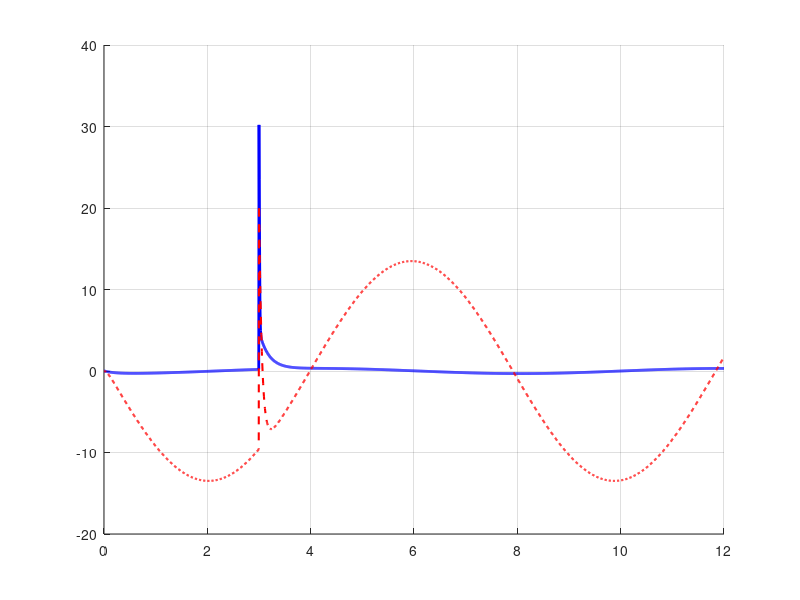

Reproduce this figure in MATLAB. (Note: this script raises an error after producing the figure.)
%% 阶跃响应速度误差收敛图
% 生成图6.5: 速度误差从大到小平滑收敛
clear; clc; close all;

fig_dir = fullfile(fileparts(mfilename('fullpath')), 'figures');
if ~exist(fig_dir, 'dir'), mkdir(fig_dir); end

%% 仿真参数
r = 0.09; L = 0.52; tau = 0.06; K_motor = 0.327;
Ts = 0.005; T_sim = 12; t = 0:Ts:T_sim; N = length(t);

%% 双环PID
Kp_v = 17.0; Ki_v = 103.0; u_sat = 24;
Kp_dist = 0.6; Kp_theta = 3.0; Ki_theta = 0.2; Kd_theta = 0.4;
omega_max = 2.5;

x = zeros(1,N); y = zeros(1,N); th = zeros(1,N);
wL = zeros(1,N); wR = zeros(1,N);
v_ref = [zeros(1,floor(N/4)), 0.3*ones(1,N-floor(N/4))];
w_ref = zeros(1,N);
v_cmd = zeros(1,N); w_cmd = zeros(1,N);
uL = zeros(1,N); uR = zeros(1,N);
int_L = 0; int_R = 0;

for k = 1:N-1
    v_cmd(k) = v_ref(k); w_cmd(k) = 0;

    wL_ref = (2*v_cmd(k)-w_cmd(k)*L)/(2*r);
    wR_ref = (2*v_cmd(k)+w_cmd(k)*L)/(2*r);
    eL = wL_ref - wL(k); eR = wR_ref - wR(k);
    if abs(eL) > 5, int_L = 0; else, int_L = int_L + eL*Ts; end
    if abs(eR) > 5, int_R = 0; else, int_R = int_R + eR*Ts; end
    uL(k) = Kp_v*eL + Ki_v*int_L;
    uR(k) = Kp_v*eR + Ki_v*int_R;
    if abs(uL(k)) > u_sat && sign(uL(k)) == sign(eL)
        uL(k) = sign(uL(k))*u_sat; int_L = int_L - eL*Ts;
    end
    if abs(uR(k)) > u_sat && sign(uR(k)) == sign(eR)
        uR(k) = sign(uR(k))*u_sat; int_R = int_R - eR*Ts;
    end

    dist = 1.5*sin(0.8*t(k));
    wL(k+1) = wL(k) + (K_motor*uL(k) - wL(k) + dist)/tau*Ts;
    wR(k+1) = wR(k) + (K_motor*uR(k) - wR(k) + dist)/tau*Ts;
    v_next = r/2*(wL(k+1) + wR(k+1));
    w_next = r/L*(wR(k+1) - wL(k+1));
    th(k+1) = th(k) + w_next*Ts;
    x(k+1) = x(k) + v_next*cos(th(k+1))*Ts;
    y(k+1) = y(k) + v_next*sin(th(k+1))*Ts;
end
v_dual = r/2*(wL + wR);
err_dual = (v_ref - v_dual) * 100;  % cm/s

%% 单环PID
x = zeros(1,N); y = zeros(1,N); th = zeros(1,N);
wL = zeros(1,N); wR = zeros(1,N);
int_th = 0; e_th_prev = 0; v_max = 0.5;

for k = 1:N-1
    v_cmd(k) = v_ref(k); w_cmd(k) = 0;

    v_cmd(k) = max(-v_max, min(v_max, v_cmd(k)));

    wL_des = (2*v_cmd(k)-w_cmd(k)*L)/(2*r);
    wR_des = (2*v_cmd(k)+w_cmd(k)*L)/(2*r);
    uL(k) = wL_des / K_motor;
    uR(k) = wR_des / K_motor;
    uL(k) = max(-u_sat, min(u_sat, uL(k)));
    uR(k) = max(-u_sat, min(u_sat, uR(k)));

    dist = 1.5*sin(0.8*t(k));
    wL(k+1) = wL(k) + (K_motor*uL(k) - wL(k) + dist)/tau*Ts;
    wR(k+1) = wR(k) + (K_motor*uR(k) - wR(k) + dist)/tau*Ts;
    v_next = r/2*(wL(k+1) + wR(k+1));
    w_next = r/L*(wR(k+1) - wL(k+1));
    th(k+1) = th(k) + w_next*Ts;
    x(k+1) = x(k) + v_next*cos(th(k+1))*Ts;
    y(k+1) = y(k) + v_next*sin(th(k+1))*Ts;
end
v_single = r/2*(wL + wR);
err_single = (v_ref - v_single) * 100;  % cm/s

%% 绘图: 速度误差收敛
fig = figure('Color', 'w', 'Position', [100, 100, 750, 420]);
hold on; grid on;
h1 = plot(t, err_dual, 'b-', 'LineWidth', 2);
h2 = plot(t, err_single, 'r--', 'LineWidth', 1.5);
xline(2.5, 'k:', '阶跃时刻', 'LineWidth', 1, 'LabelVerticalAlignment', 'bottom');
yline(0, 'k:', 'LineWidth', 0.8);
xlabel('时间 (s)', 'FontSize', 12);
ylabel('速度误差 (cm/s)', 'FontSize', 12);
title('阶跃响应速度误差收敛', 'FontSize', 13);
legend([h1, h2], {'双环PID', '单环PID'}, 'Location', 'best', 'FontSize', 11);
saveas(fig, fullfile(fig_dir, 'pid_step_error_convergence.png'));
close(fig);

%% 同时生成轨迹对比图(替代原来的直线图)
fig2 = figure('Color', 'w', 'Position', [100, 100, 700, 450]);
hold on; grid on;
plot(t, v_ref*100, 'k:', 'LineWidth', 1.5, 'DisplayName', '参考');
plot(t, v_dual*100, 'b-', 'LineWidth', 2, 'DisplayName', '双环PID');
plot(t, v_single*100, 'r--', 'LineWidth', 1.5, 'DisplayName', '单环PID');
xline(2.5, 'k:', 'LineWidth', 0.8);
xlabel('时间 (s)', 'FontSize', 12);
ylabel('线速度 (cm/s)', 'FontSize', 12);
title('阶跃响应 — 线速度对比', 'FontSize', 13);
legend('Location', 'best', 'FontSize', 11);
saveas(fig2, fullfile(fig_dir, 'pid_step_2线速度对比.png'));
close(fig2);

fprintf('已保存: pid_step_error_convergence.png\n');
fprintf('已保存: pid_step_2线速度对比.png\n');
